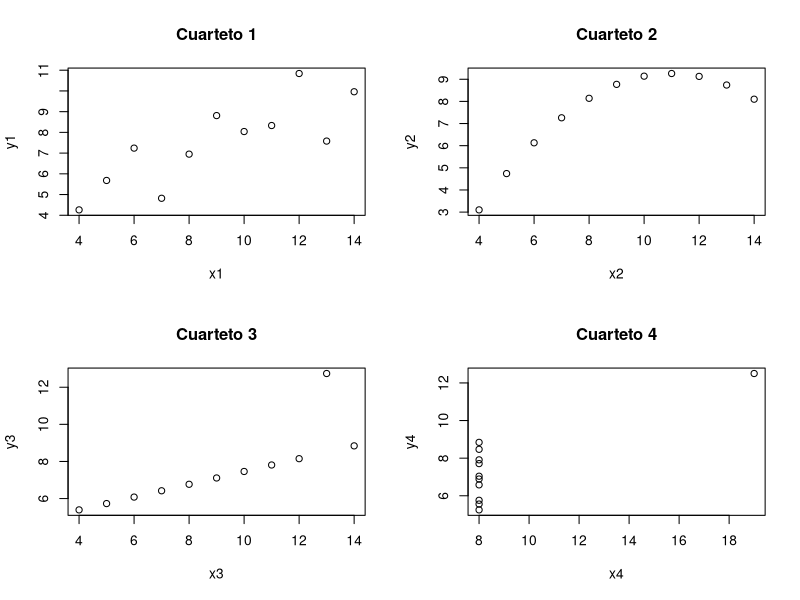
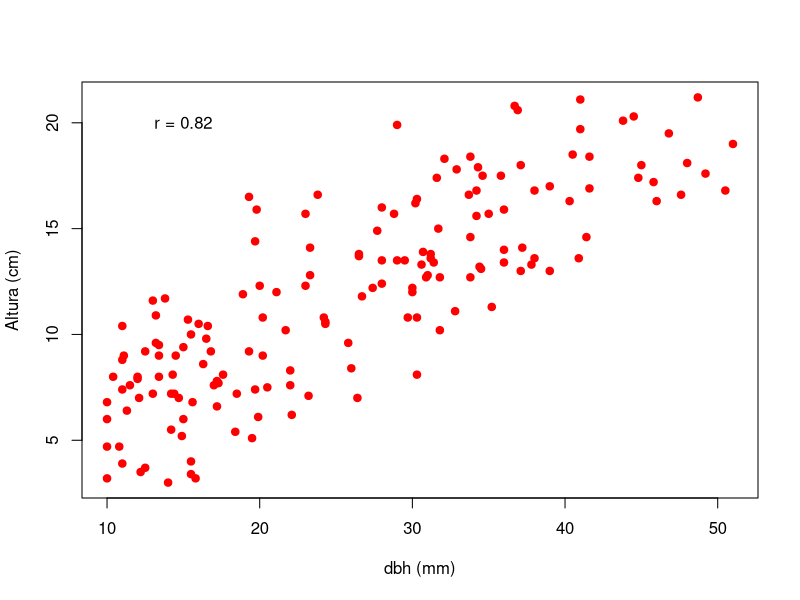

Here is the R script that generated these plots, in order:
# Correlación

# Cuarteto 1
x1 <- c(10, 8, 13, 9, 11, 14, 6, 4, 12, 7, 5)
y1 <- c(8.04, 6.95, 7.58, 8.81, 8.33, 9.96, 7.24, 4.26, 10.84, 4.82, 5.68)

mean(x1); mean(y1)
var(x1); var(y1)
sd(x1); sd(y1)

cor.test(x1, y1)

# Cuarteto II

x2 <- c(10, 8, 13, 9, 11, 14, 6, 4, 12, 7, 5)
y2 <- c(9.14, 8.14, 8.74, 8.77, 9.26, 8.1, 6.13, 3.1, 9.13, 7.26, 4.74)

mean(x2); mean(y2)
var(x2); var(y2)
sd(x2); sd(y2)

cor.test(x2, y2)


# Cuarteto III

x3 <- c(10, 8, 13, 9, 11, 14, 6, 4, 12, 7, 5)
y3 <- c(7.46, 6.77, 12.74, 7.11, 7.81, 8.84, 6.08, 5.39, 8.15, 6.42, 5.73)

mean(x3); mean(y3)
var(x3); var(y3)
sd(x3); sd(y3)

cor.test(x3,y3)

# cuarteto IV

x4 <- c(8,8,8,8,8,8,8,19,8,8,8)
y4 <- c(6.58, 5.76, 7.71, 8.84, 8.47, 7.04, 5.25, 12.5, 5.56, 7.91, 6.89)

mean(x4); mean(y4)
var(x4); var(y4)
sd(x4); sd(y4)

cor.test(x4, y4)

# Graficas cuatro plots
par(mfrow=c(2,2))
plot(x1, y1, main = "Cuarteto 1")
plot(x2, y2, main = "Cuarteto 2")
plot(x3, y3, main = "Cuarteto 3")
plot(x4, y4, main = "Cuarteto 4")
par(mfrow=c(1,1))


# Datos plántulas de ebano

eba <- read.csv("ebanos.csv", header =T)

plot(eba$diametro, eba$altura, col = "red", pch=19,
     xlab = "dbh (mm)",
     ylab = "Altura (cm)")
text(15,20, "r = 0.82")
cor.test(eba$diametro, eba$altura)
